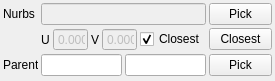
<?xml version="1.0" encoding="UTF-8"?>
<ui version="4.0">
 <class>Form</class>
 <widget class="QWidget" name="Form">
  <property name="geometry">
   <rect>
    <x>0</x>
    <y>0</y>
    <width>260</width>
    <height>81</height>
   </rect>
  </property>
  <property name="windowTitle">
   <string>Form</string>
  </property>
  <layout class="QGridLayout" name="gridLayout">
   <property name="margin">
    <number>3</number>
   </property>
   <property name="spacing">
    <number>3</number>
   </property>
   <item row="2" column="4">
    <widget class="QDoubleSpinBox" name="uiV">
     <property name="enabled">
      <bool>false</bool>
     </property>
     <property name="maximumSize">
      <size>
       <width>35</width>
       <height>16777215</height>
      </size>
     </property>
     <property name="buttonSymbols">
      <enum>QAbstractSpinBox::NoButtons</enum>
     </property>
     <property name="decimals">
      <number>3</number>
     </property>
    </widget>
   </item>
   <item row="2" column="2">
    <widget class="QDoubleSpinBox" name="uiU">
     <property name="enabled">
      <bool>false</bool>
     </property>
     <property name="maximumSize">
      <size>
       <width>35</width>
       <height>16777215</height>
      </size>
     </property>
     <property name="frame">
      <bool>true</bool>
     </property>
     <property name="buttonSymbols">
      <enum>QAbstractSpinBox::NoButtons</enum>
     </property>
     <property name="decimals">
      <number>3</number>
     </property>
    </widget>
   </item>
   <item row="2" column="1">
    <widget class="QLabel" name="label">
     <property name="sizePolicy">
      <sizepolicy hsizetype="Fixed" vsizetype="Preferred">
       <horstretch>0</horstretch>
       <verstretch>0</verstretch>
      </sizepolicy>
     </property>
     <property name="text">
      <string>U</string>
     </property>
    </widget>
   </item>
   <item row="0" column="0">
    <widget class="QLabel" name="label_3">
     <property name="sizePolicy">
      <sizepolicy hsizetype="Fixed" vsizetype="Preferred">
       <horstretch>0</horstretch>
       <verstretch>0</verstretch>
      </sizepolicy>
     </property>
     <property name="minimumSize">
      <size>
       <width>35</width>
       <height>0</height>
      </size>
     </property>
     <property name="maximumSize">
      <size>
       <width>35</width>
       <height>16777215</height>
      </size>
     </property>
     <property name="text">
      <string>Nurbs</string>
     </property>
    </widget>
   </item>
   <item row="0" column="6">
    <widget class="QPushButton" name="uiPickBTN">
     <property name="sizePolicy">
      <sizepolicy hsizetype="Fixed" vsizetype="Fixed">
       <horstretch>0</horstretch>
       <verstretch>0</verstretch>
      </sizepolicy>
     </property>
     <property name="minimumSize">
      <size>
       <width>63</width>
       <height>0</height>
      </size>
     </property>
     <property name="maximumSize">
      <size>
       <width>63</width>
       <height>16777215</height>
      </size>
     </property>
     <property name="text">
      <string>Pick</string>
     </property>
    </widget>
   </item>
   <item row="2" column="3">
    <widget class="QLabel" name="label_2">
     <property name="sizePolicy">
      <sizepolicy hsizetype="Fixed" vsizetype="Preferred">
       <horstretch>0</horstretch>
       <verstretch>0</verstretch>
      </sizepolicy>
     </property>
     <property name="text">
      <string>V</string>
     </property>
    </widget>
   </item>
   <item row="2" column="6">
    <widget class="QPushButton" name="uiClosestBTN">
     <property name="sizePolicy">
      <sizepolicy hsizetype="Fixed" vsizetype="Fixed">
       <horstretch>0</horstretch>
       <verstretch>0</verstretch>
      </sizepolicy>
     </property>
     <property name="minimumSize">
      <size>
       <width>63</width>
       <height>0</height>
      </size>
     </property>
     <property name="maximumSize">
      <size>
       <width>63</width>
       <height>16777215</height>
      </size>
     </property>
     <property name="text">
      <string>Closest</string>
     </property>
    </widget>
   </item>
   <item row="3" column="0">
    <widget class="QLabel" name="label_4">
     <property name="sizePolicy">
      <sizepolicy hsizetype="Fixed" vsizetype="Preferred">
       <horstretch>0</horstretch>
       <verstretch>0</verstretch>
      </sizepolicy>
     </property>
     <property name="minimumSize">
      <size>
       <width>35</width>
       <height>0</height>
      </size>
     </property>
     <property name="maximumSize">
      <size>
       <width>35</width>
       <height>16777215</height>
      </size>
     </property>
     <property name="text">
      <string>Parent</string>
     </property>
    </widget>
   </item>
   <item row="3" column="6">
    <widget class="QPushButton" name="uiPickParentBTN">
     <property name="sizePolicy">
      <sizepolicy hsizetype="Fixed" vsizetype="Fixed">
       <horstretch>0</horstretch>
       <verstretch>0</verstretch>
      </sizepolicy>
     </property>
     <property name="minimumSize">
      <size>
       <width>63</width>
       <height>0</height>
      </size>
     </property>
     <property name="maximumSize">
      <size>
       <width>63</width>
       <height>16777215</height>
      </size>
     </property>
     <property name="text">
      <string>Pick</string>
     </property>
    </widget>
   </item>
   <item row="2" column="5">
    <widget class="QCheckBox" name="uiUseClosest">
     <property name="text">
      <string>Closest</string>
     </property>
     <property name="checked">
      <bool>true</bool>
     </property>
    </widget>
   </item>
   <item row="0" column="1" colspan="5">
    <widget class="QLineEdit" name="uiMesh">
     <property name="enabled">
      <bool>false</bool>
     </property>
     <property name="sizePolicy">
      <sizepolicy hsizetype="Minimum" vsizetype="Fixed">
       <horstretch>0</horstretch>
       <verstretch>0</verstretch>
      </sizepolicy>
     </property>
    </widget>
   </item>
   <item row="3" column="1" colspan="5">
    <layout class="QHBoxLayout" name="horizontalLayout">
     <property name="spacing">
      <number>3</number>
     </property>
     <item>
      <widget class="QLineEdit" name="uiKey">
       <property name="enabled">
        <bool>true</bool>
       </property>
      </widget>
     </item>
     <item>
      <widget class="QLineEdit" name="uiSlot"/>
     </item>
    </layout>
   </item>
  </layout>
 </widget>
 <resources/>
 <connections>
  <connection>
   <sender>uiUseClosest</sender>
   <signal>clicked(bool)</signal>
   <receiver>uiV</receiver>
   <slot>setDisabled(bool)</slot>
   <hints>
    <hint type="sourcelabel">
     <x>140</x>
     <y>37</y>
    </hint>
    <hint type="destinationlabel">
     <x>108</x>
     <y>47</y>
    </hint>
   </hints>
  </connection>
  <connection>
   <sender>uiUseClosest</sender>
   <signal>clicked(bool)</signal>
   <receiver>uiU</receiver>
   <slot>setDisabled(bool)</slot>
   <hints>
    <hint type="sourcelabel">
     <x>157</x>
     <y>34</y>
    </hint>
    <hint type="destinationlabel">
     <x>73</x>
     <y>35</y>
    </hint>
   </hints>
  </connection>
 </connections>
</ui>
